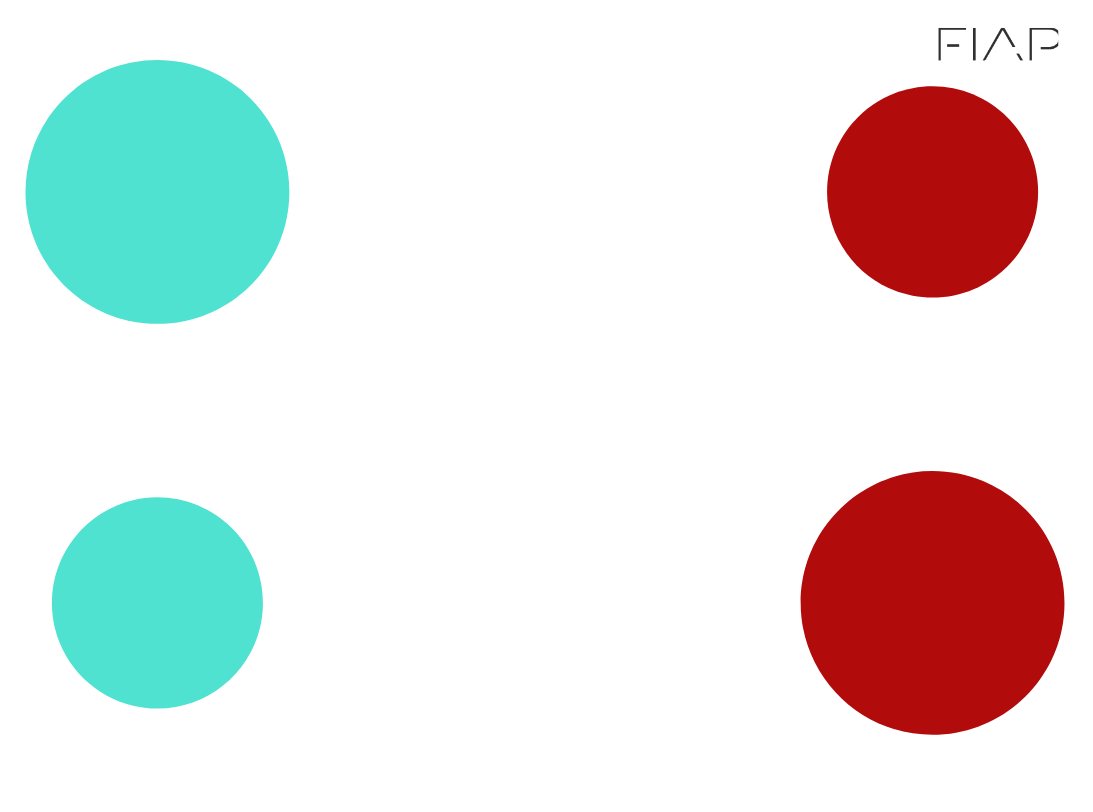
#> input picture circulos.png, 1093 x 812 px
$ jupyter execute nac1.ipynb   (shell and % lines are left out)
#> lines starting #> are read from the running program, lines starting #| are printed output that depends on the picture; after the words box and inside, x2 and y2 are one past the last pixel; in counts of white or black regions, pixels touching at a corner belong together; long printed decimals are rounded
R1 - NOTA 6: Segmenta ou filtra os círculos maiores da imagem baseado em cores ou canais da imagem ou por exemplos com contornos e produz output visual. Exibe a área e o centro de massa da imagem.

[cell 1]
import cv2
from matplotlib import pyplot as plt
import numpy as np

img = cv2.imread('circulos.png')
#> img is the input picture: shape (812, 1093, 3); mean B, G, R 225.5, 227.3, 229.2

# FILTRO AZUL TURQUESA
image_lower_hsvBLUE1 = np.array([50, 130, 184])
image_upper_hsvBLUE1 = np.array([60, 205, 255])
image_lower_hsvBLUE2 = np.array([80, 130, 190])
image_upper_hsvBLUE2 = np.array([90, 210, 255])

# FILTRO VERMELHO
image_lower_hsvRED = np.array([0, 80, 37])
image_upper_hsvRED = np.array([10, 255, 255])

def escreve_texto(img, text, origem, color):
    font = cv2.FONT_HERSHEY_SIMPLEX
    cv2.putText(img, str(text), origem, font,1,color,2,cv2.LINE_AA)

def desenha_cruz(img, cX,cY, size, color):
    cv2.line(img,(cX - size,cY),(cX + size,cY),color,5)
    cv2.line(img,(cX,cY - size),(cX, cY + size),color,5)

def filtro_de_cor(img_bgr, low_hsv, high_hsv):
    img = cv2.cvtColor(img_bgr,cv2.COLOR_BGR2HSV)
#> img: shape (812, 1093, 3); mean H, S, V 8.8, 40.9, 244.1
    mask = cv2.inRange(img, low_hsv, high_hsv)
#> mask: shape (812, 1093); every value is 0
    return mask

def mascara_or(mask1, mask2):
    mask = cv2.bitwise_or(mask1, mask2)
    return mask


mask_hsv_BLUE1 = filtro_de_cor(img, image_lower_hsvBLUE1, image_upper_hsvBLUE1)
mask_hsv_BLUE2 = filtro_de_cor(img, image_lower_hsvBLUE2, image_upper_hsvBLUE2)
#> in filtro_de_cor (call 2), `mask = cv2.inRange(img, low_hsv, high_hsv)`:
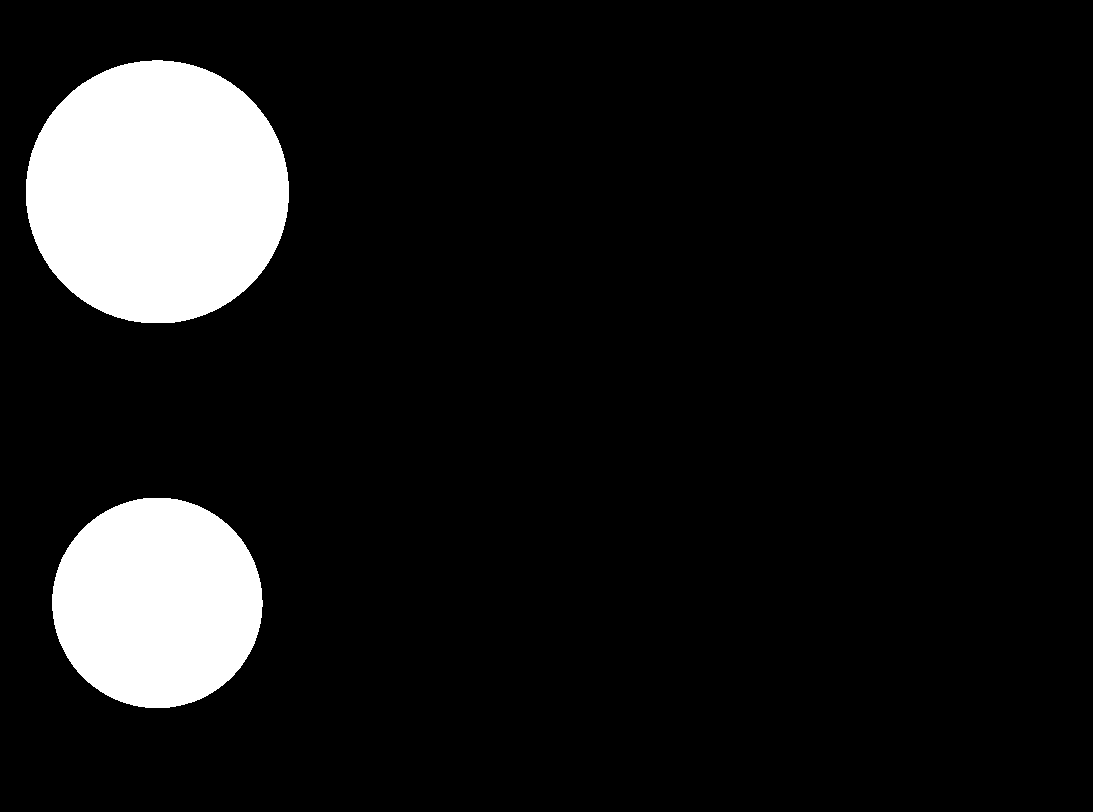
#> mask: shape (812, 1093); 10.1% white; 2 white regions, box (x1, y1, x2, y2) and area: (26, 60, 289, 323) 54444, (52, 498, 263, 708) 34814

mask1 = mascara_or(mask_hsv_BLUE1, mask_hsv_BLUE2)
mask2 = filtro_de_cor(img, image_lower_hsvRED, image_upper_hsvRED)
#> in filtro_de_cor (call 3), `mask = cv2.inRange(img, low_hsv, high_hsv)`: mask: shape (812, 1093); 10.1% white; 2 white regions, box (x1, y1, x2, y2) and area: (800, 471, 1065, 735) 54690, (827, 86, 1038, 298) 35080
mask3 = mascara_or(mask1, mask2)
#> in mascara_or (call 2), `mask = cv2.bitwise_or(mask1, mask2)`:
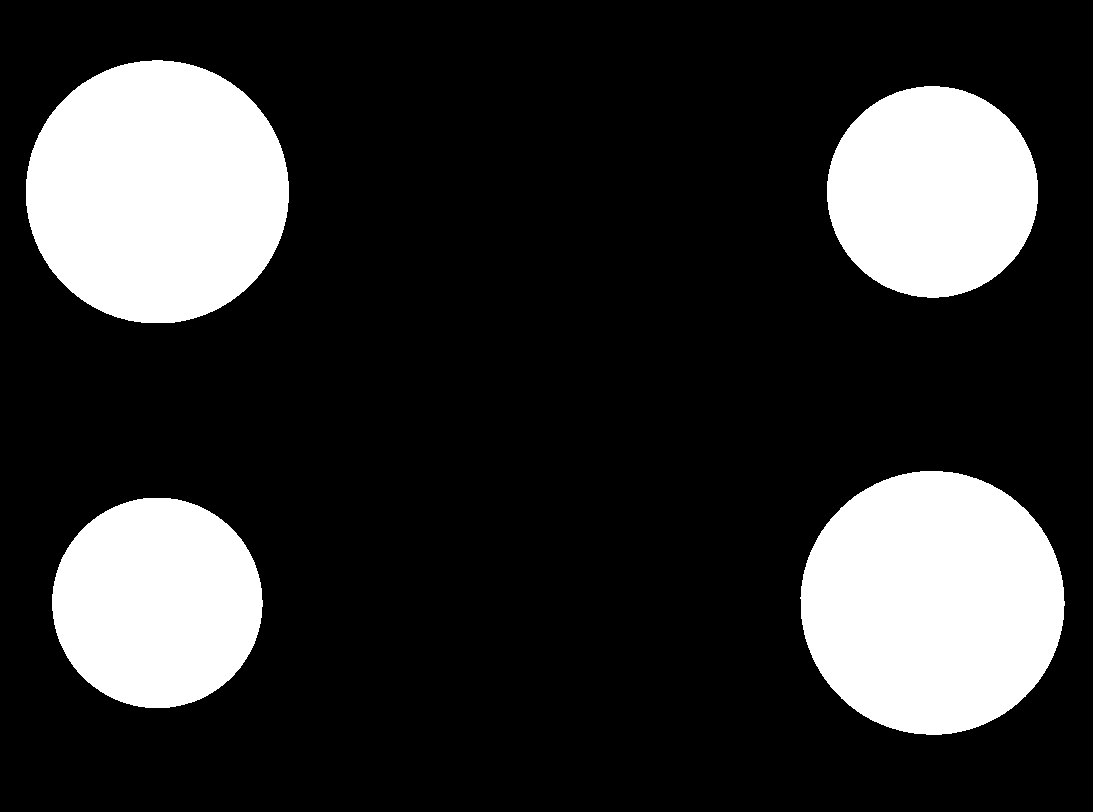
#> mask: shape (812, 1093); 20.2% white; 4 white regions

contornos, _ = cv2.findContours(mask3, cv2.RETR_TREE, cv2.CHAIN_APPROX_SIMPLE)
#> contornos = 4 contours; box (x1, y1, x2, y2) and area: (800, 471, 1065, 735) 54316, (26, 60, 289, 323) 54072, (827, 86, 1038, 298) 34782, (52, 498, 263, 708) 34516
mask_rgb = cv2.cvtColor(mask3, cv2.COLOR_GRAY2RGB)
#> mask_rgb: shape (812, 1093, 3); 20.2% white; 4 white regions, box (x1, y1, x2, y2) and area: (800, 471, 1065, 735) 54690, (26, 60, 289, 323) 54444, (827, 86, 1038, 298) 35080, (52, 498, 263, 708) 34814
contornos_img = mask_rgb.copy()

maior = None
maior_area = 0
for c in contornos:
    area = cv2.contourArea(c)
    if area > maior_area:
        maior_area = area
        maior = c
        print("ÁREA:",area)
#> this loop made 4 passes
#> (area, maior_area) on passes 1 to 2: (34516, 34516), (54316, 54316)
#> area on passes 3 to 4: 34781.5, 54072
#| ÁREA: 34516.0
#| ÁREA: 54316.0
#> after the loop, maior = contour of 384 points, box (x1, y1, x2, y2) (800, 471, 1065, 735), area 54316; maior_area = 54316

cv2.drawContours(contornos_img, [c], -1, [0, 255, 0], 10)
cv2.drawContours(contornos_img, [maior], -1, [0, 255, 0], 10)
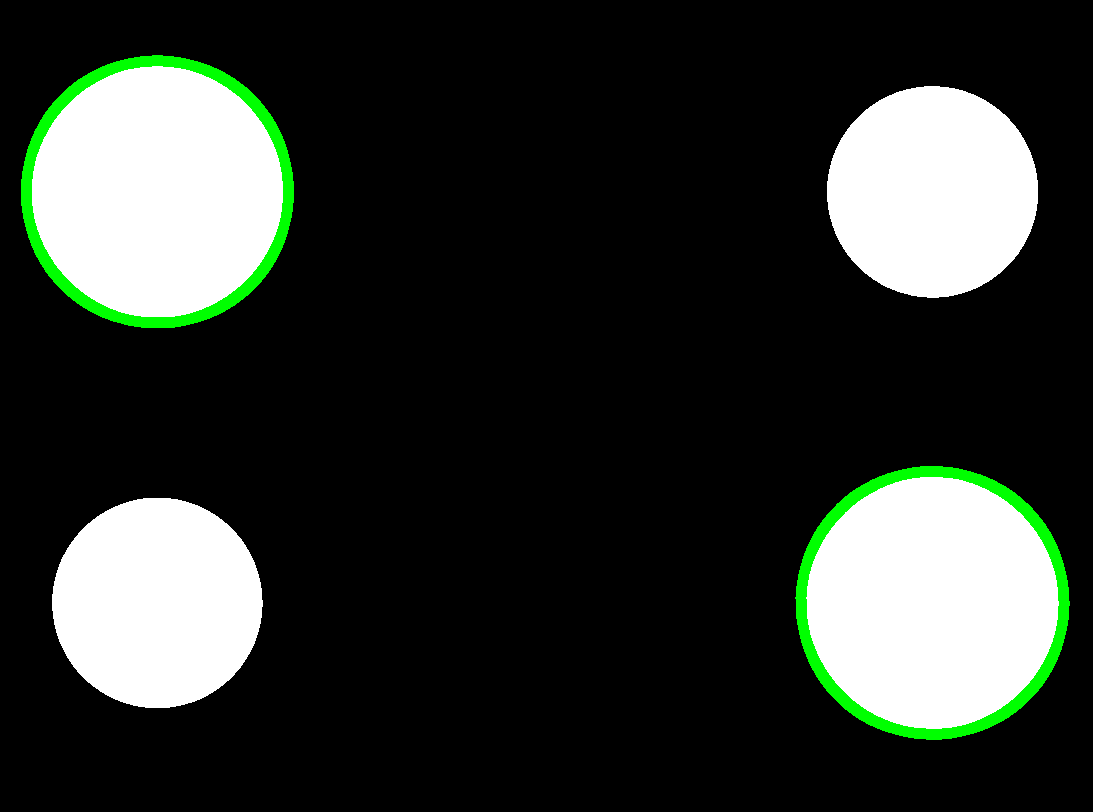
#> contornos_img: shape (812, 1093, 3); mean B, G, R 48.6, 54, 48.6

M = cv2.moments(c)
#> M = moments, m00 54072, centre m10/m00, m01/m00 = (156.9, 191.5)
M2 = cv2.moments(maior)
#> M2 = moments, m00 54316, centre m10/m00, m01/m00 = (932, 602.4)

cX1 = int(M["m10"] / M["m00"])
#> cX1 = 156
cY1 = int(M["m01"] / M["m00"])
#> cY1 = 191

cX2 = int(M2["m10"] / M["m00"])
#> cX2 = 936
cY2 = int(M2["m01"] / M["m00"])
#> cY2 = 605

#faz a cruz no centro de massa
desenha_cruz(contornos_img, cX1,cY1, 20, (0,0,255))
#> in desenha_cruz, `cv2.line(img,(cX,cY - size),(cX, cY + size),color,5)`: img: shape (812, 1093, 3); mean B, G, R 48.4, 53.8, 48.6
desenha_cruz(contornos_img, cX2,cY2, 20, (0,0,255))
#> in desenha_cruz (call 2), `cv2.line(img,(cX - size,cY),(cX + size,cY),color,5)`: img: shape (812, 1093, 3); mean B, G, R 48.3, 53.7, 48.6

# Para escrever vamos definir uma fonte
texto1 = cY1 , cX1
#> texto1 = (191, 156)
texto2 = cY2 , cX2
#> texto2 = (605, 936)
origem1 = (0,40)
origem2 = (800,450)
escreve_texto(contornos_img, texto1, origem1, (0,255,0))
escreve_texto(contornos_img, texto2, origem2, (0,255,0))


plt.figure(figsize=(6,8))
plt.imshow(contornos_img, cmap="Greys_r",vmin=0, vmax=255)

Faz o R1, Detecta o contorno dos círculos com a transformada de hough, traça uma reta entre os dois centros dos círculos e calcula o ângulo de inclinação da reta em relação o plano horizontal e exibe esse resultado.

[cell 2]
import cv2
import math
from matplotlib import pyplot as plt
import numpy as np

img = cv2.imread('circulos.png', 0)
#> img: shape (812, 1093); min 48, max 255, mean 227.5
img = cv2.Canny(img,50,200)
#> img: shape (812, 1093); 0.45% white in thin lines or dots, all inside (x1, y1, x2, y2) = (25, 27, 1065, 735)
cimg = cv2.cvtColor(img,cv2.COLOR_GRAY2BGR)

circles = cv2.HoughCircles(img,cv2.HOUGH_GRADIENT,1,30,param1=50,param2=40,minRadius=114)
#> circles = [[156.5, 191.5, 131.1], [932.5, 604.5, 132.8]]
circles = np.uint16(np.around(circles))
#> circles = [[156, 192, 131], [932, 604, 133]]

if circles is not None:
    for i in circles[0,:]:
        cv2.circle(cimg,(i[0],i[1]),i[2],(0,255,0),5)
        cv2.circle(cimg,(i[0],i[1]),2,(255,0,0),10)
#> this loop made 2 passes
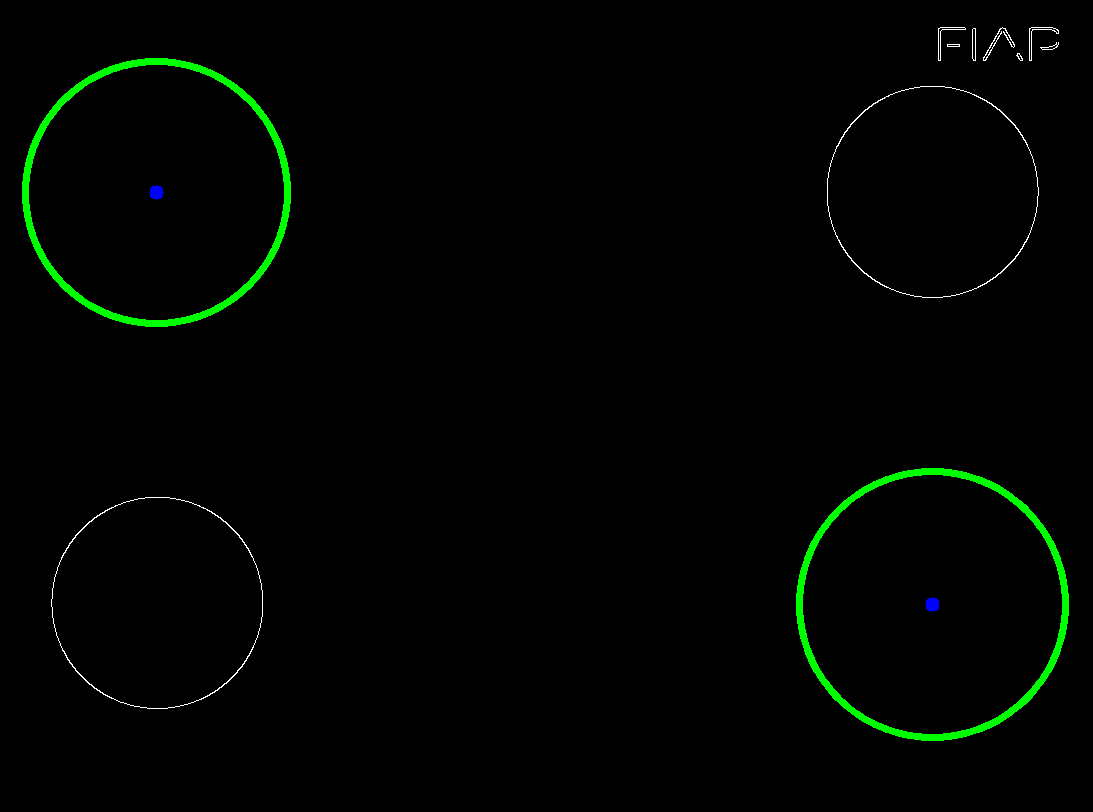
#> cimg: shape (812, 1093, 3); mean B, G, R 0.7, 3.9, 0.6

circle1x = circles[0][0][0]
#> circle1x = 156
circle2x = circles[0][1][0]
#> circle2x = 932

circle1y = circles[0][0][1]
#> circle1y = 192
circle2y = circles[0][1][1]
#> circle2y = 604

if circle1x > circle2x:
    dx = circle1x - circle2x
else:
    dx = circle2x - circle1x
#> dx = 776

if circle1y > circle2y:
    dy = circle1y - circle2y
else:
    dy = circle2y - circle1y
#> dy = 412

ang = math.atan2(dy, dx)
#> ang = 0.488

print("O ângulo de inclinação da reta em relação o plano horizontal é:",ang)
#| O ângulo de inclinação da reta em relação o plano horizontal é: 0.4881

cv2.line(cimg,(circle1x,circle1y),(circle2x,circle2y),(255,0,0),5)
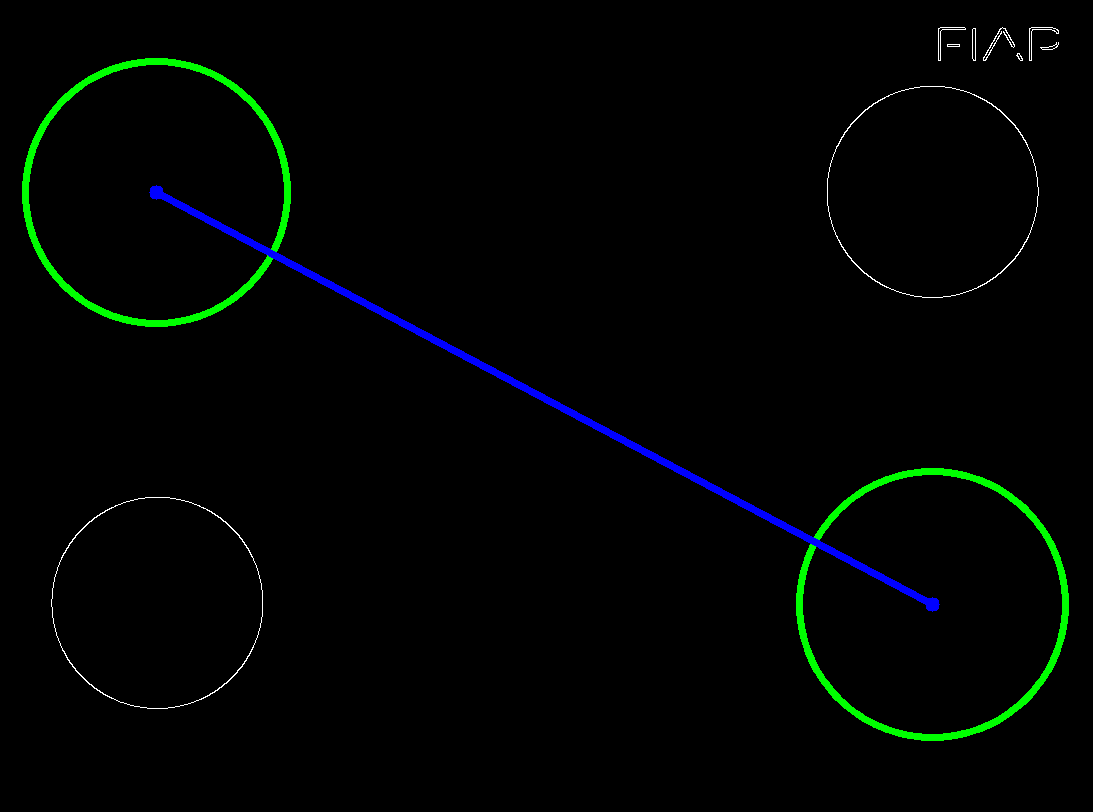
#> cimg: shape (812, 1093, 3); 0.69% of pixels changed, all inside (x1, y1, x2, y2) = (161, 193, 928, 604)

plt.figure(figsize = (6,8))
plt.imshow(cimg, cmap="Greys_r",vmin=0, vmax=255)
